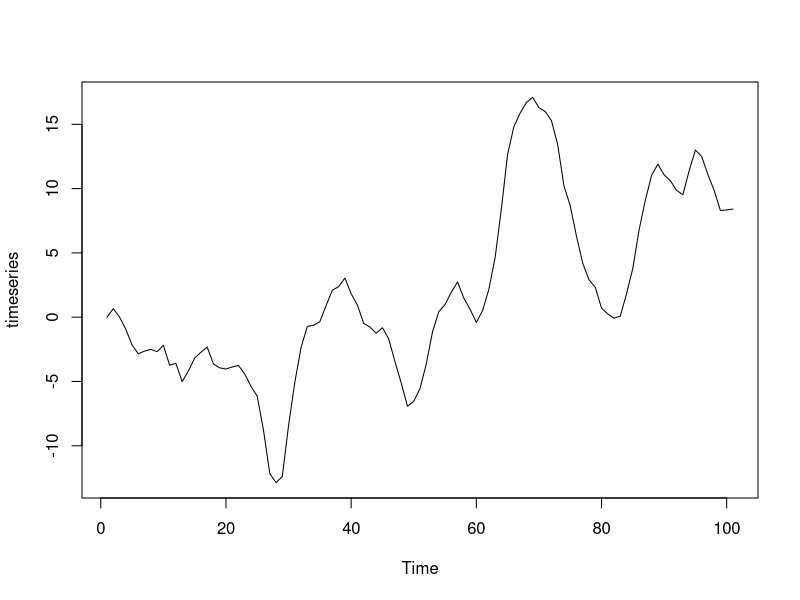
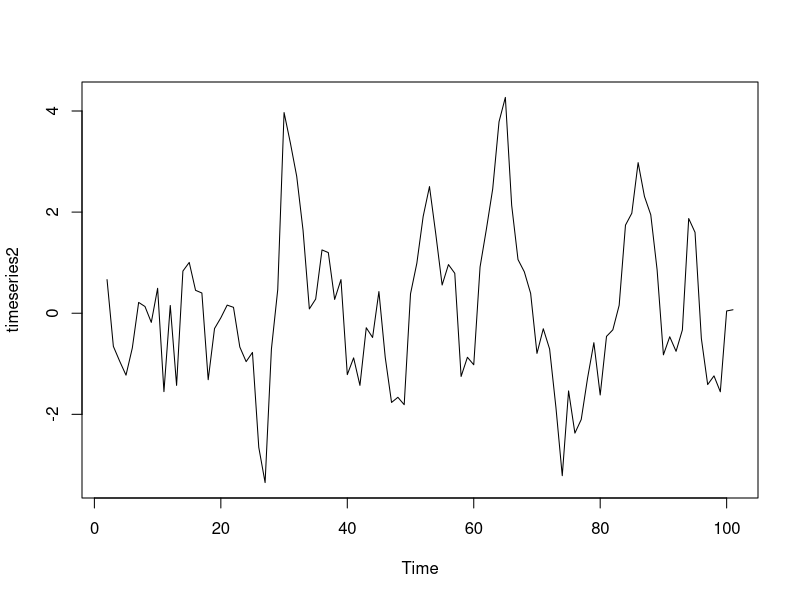
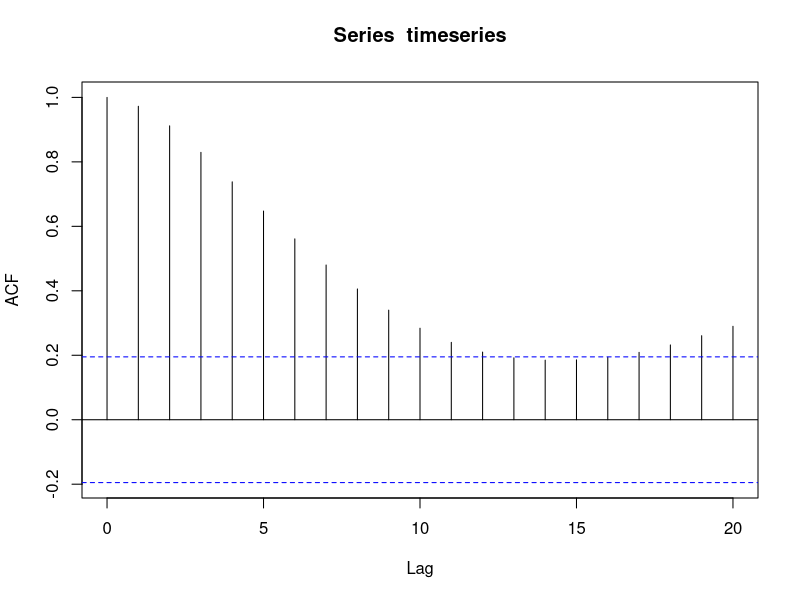
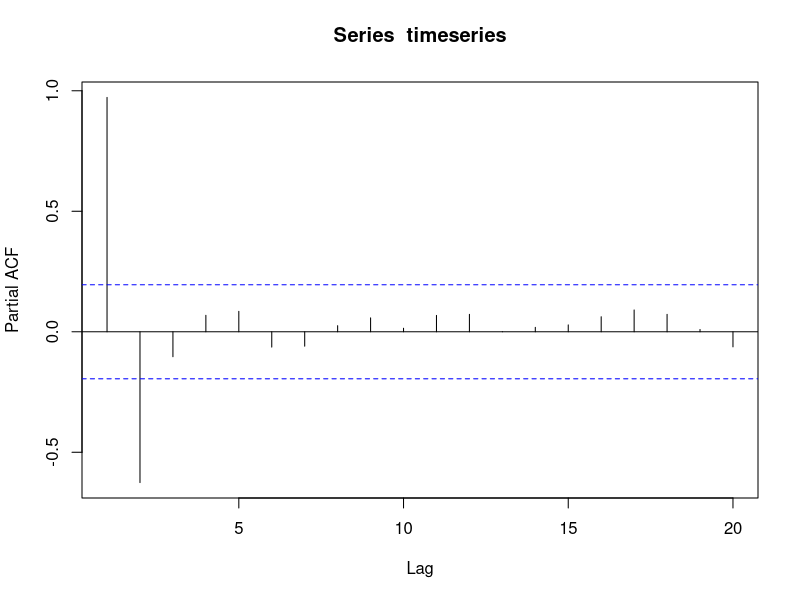

R code for these plots, in order:
library(tseries)

# Getting data
set.seed(250)
timeseries=arima.sim(list(order = c(1,1,2), ma=c(0.26,0.38), ar=0.6), n = 100)

# Timeseries plot
plot(timeseries)

# Checking stationarity
adf.test(timeseries) # if p > 0.005, time series is not stationary

# Differentiate one time
timeseries2 = diff(timeseries)

# Timeseries plot
plot(timeseries2)

# Check again stationarity
adf.test(timeseries2) # if p < 0.005, time series is stationary

# Checking order of ARMA, I is 1
acf(timeseries)
pacf(timeseries)



# Spliting data into train and test
train_series=timeseries[1:90]
test_series=timeseries[91:100]

# Propose models
arimaModel_1=arima(train_series, order=c(0,1,2))
arimaModel_2=arima(train_series, order=c(1,1,0))
arimaModel_3=arima(train_series, order=c(1,1,2))

# Choose the best (with smaller AIC)
print(arimaModel_1)
print(arimaModel_2)
print(arimaModel_3) # smaller AIC

# Predicting values
forecast_3 = predict(arimaModel_3, 10)

# Printing predicted values
forecast_3







